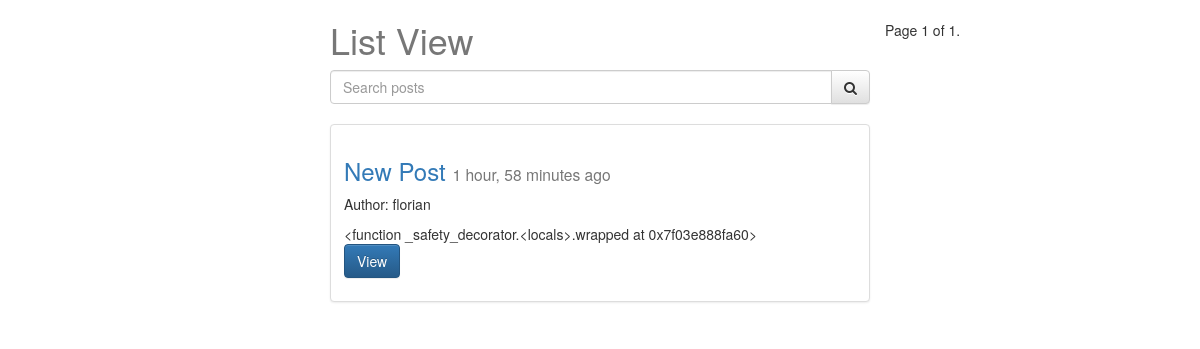
/posts/, run on the app's committed database.
### posts/models.py (models this page shows, shortened)
class Post(models.Model):
    user = models.ForeignKey(settings.AUTH_USER_MODEL, default=1)
    title = models.CharField(max_length=120)
    slug = models.SlugField(unique=True)
    image = models.ImageField(upload_to=upload_location,
            null=True,
            blank=True,
            height_field="height_field",
            width_field="width_field")
    height_field = models.IntegerField(default=0)
    width_field = models.IntegerField(default=0)
    content = models.TextField()
    publish = models.DateTimeField(auto_now=False, auto_now_add=False)
    draft = models.BooleanField(default=False)
    updated = models.DateTimeField(auto_now=True, auto_now_add=False)
    timestamp = models.DateTimeField(auto_now=False, auto_now_add=True)
    objects = PostManager()
    def get_absolute_url(self):
        return reverse("posts:detail", kwargs={"slug": self.slug})
    class Meta:
        ordering = ["-timestamp", "updated"]
    def get_markdown(self):
        content = self.content
        return mark_safe(markdown(content))

### posts/views.py (the view, shortened to what this page needs)
def post_list(request):
    today = timezone.now().date()
    queryset_list = Post.objects.active()#.filter(draft=False).filter(publish__lte=timezone.now())
    if request.user.is_staff or request.user.is_superuser:
        queryset_list = Post.objects.all()
    query = request.GET.get("q")
    paginator = Paginator(queryset_list, 3)  # Show 3 posts per page
    page_request_var = "page"
    page = request.GET.get(page_request_var)
    try:
        queryset = paginator.page(page)
    except PageNotAnInteger:
        queryset = paginator.page(1)
    except EmptyPage:
        queryset = paginator.page(paginator.num_pages)
    context = {
        "title": "List View",
        "object_list": queryset,
        "page_request_var": page_request_var,
        "today": today
    }
    return render(request, "post_list.html", context)

### posts/models.py (called while the page is built)
    def active(self, *arg, **kwargs):
        return super(PostManager, self).filter(draft=False).filter(publish__lte=timezone.now())

### templates/post_list.html (shortened to what this page needs)
{% extends "base.html" %}
{% block content %}
<div class="col-sm-6 col-sm-offset-3">
    <h1>{{ title }}</h1>
    <form method="GET" action="">
        <div class="input-group">
            <input class="form-control" type="text" name="q" placeholder="Search posts" value="{{ request.GET.q }}"/>
            <span class="input-group-btn">
                <button class="btn btn-default" type="submit"><i class="fa fa-search"></i></button>
            </span>
        </div>
    </form>
    <br>
    <div class="row">
        {% for object in object_list %}
        <div class="col-sm-12">
            <div class="thumbnail">
                <div class="caption post-detail-item">
                    <h3>
                        <a href='{{ object.get_absolute_url }}'>{{ object.title }}</a>
                        <small>{{ object.timestamp | timesince }} ago</small>
                    </h3>
                    <p>Author: {{ object.user }}</p>
                    {{ object.get_markdown | truncatechars_html:120 }}
                    <p>
                        <a href="{{ object.get_absolute_url }}" class="btn btn-primary" role="button">View</a>
                    </p>
                </div>
            </div>
        </div>
        {% endfor %}
    </div>
</div>
<div class="pagination">
    <span class="step-links">
        <span class="current">
            Page {{ object_list.number }} of {{ object_list.paginator.num_pages }}.
        </span>
    </span>
</div>
{% endblock content %}

### templates/base.html (shortened to what this page needs)
{% load staticfiles %}
<!DOCTYPE html>
<html lang="en">
<head>
    <link rel="stylesheet" href="https://maxcdn.bootstrapcdn.com/bootstrap/3.3.7/css/bootstrap.min.css">
    <link rel="stylesheet" href="https://maxcdn.bootstrapcdn.com/bootstrap/3.3.7/css/bootstrap-theme.min.css">
    <link rel="stylesheet" href="https://maxcdn.bootstrapcdn.com/font-awesome/4.7.0/css/font-awesome.min.css">
    <link rel="stylesheet" href='{% static "css/base.css" %}'>
</head>
<body>
    <div class="container">
        {% block content %}
        {% endblock content %}
    </div>
</body>
</html>

### static/css/base.css (style rules this page uses)
h1 { color: #777777; }

### data on the page
Post: title "New Post", timestamp "1 hour, 58 minutes", user "florian", get_markdown "<function _safety_decorator.<locals>.wrapped at 0x7f03e888fa60>"

### other printed values
{{ title }} "List View"
{{ object_list.number }} "1"
{{ object_list.paginator.num_pages }} "1"
